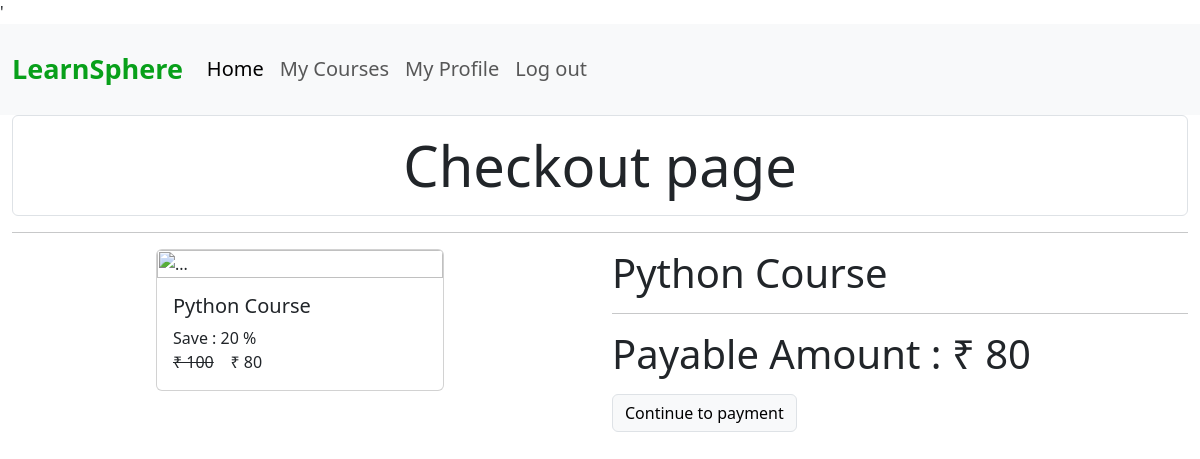
/checkout/python_advanced (signed in), run on the app's committed database.
### courses/models/course.py (models this page shows, shortened)
class Course(models.Model):
    name=models.CharField(max_length=100,null=False)
    slug=models.CharField(max_length=50,null=False,unique=True)
    description=models.CharField(max_length=200,null=True)
    price=models.IntegerField(null=False)
    discount=models.IntegerField(null=False,default=0)
    active=models.BooleanField(default=False)
    thumblain=models.ImageField(upload_to="files/thumblain")
    date=models.DateTimeField(auto_now_add=True)
    resource=models.FileField(upload_to="files/resourses")
    length=models.IntegerField(null=False)

### courses/views/checkout.py (the view, shortened to what this page needs)
# urls.py: path('checkout/<str:slug>',checkout,name='checkout'),
def checkout(request,slug):
    course=Course.objects.get(slug=slug)
    user=None
    if not request.user.is_authenticated :
        return redirect("login")
    user=request.user
    action=request.GET.get('action')
    order=None
    payment=None
    error=None
    context={
        'course':course,
        'order':order,
        'payment':payment,
        'user':user,
        'error':error,
    }
    return render(request,template_name='courses/checkout.html',context=context)

### courses/templatetags/course_custom_tags.py (called while the page is built)
@register.simple_tag
def call_sellprice(price,discount):
    if discount is None or discount == 0:
        return price
    sellprice=price
    sellprice=price-(price*discount*0.01)
    return math.floor(sellprice)

@register.filter
def rupee(price):
    return f'₹ {price}'

### courses/templates/courses/checkout.html (shortened to what this page needs)
{% extends './base.html' %}
{%load course_custom_tags %}
{%load static%}
{%block content%}
<div class="container-fluid">
<h1 class="display-4 alert border text-center" style="padding-bottom: 2vh;">Checkout page</h1>
<hr>
<div class="row">
<div class="col ml-auto ">
    <div class="card mx-auto" style="width: 18rem;">
        <img src="https://th.bing.com/th/id/OIP.p6dRNuz6Wr5l4ZnKcX2l2QHaFj?rs=1&pid=ImgDetMain" class="card-img-top" alt="...">
        <div class="card-body">
          <h5 class="card-title">{{course.name}}</h5>
          <p class="card-text">
            Save : {{course.discount}} %
            <br>
            <del class="price"> {{course.price|rupee}}</del>
            <span class="price">{% call_sellprice course.price course.discount as value %}{{value|rupee}}</span>
            </p>
        </div>
      </div>
</div>
<div class="col" style="position: relative; justify-content: center;">
<div>
    <p class="display-5" style="font-size:40px ;">{{course.name}}</p>
    <hr>
    <p class="display-5" style="font-size:40px ;">Payable Amount : <b>{% call_sellprice course.price course.discount as value %}{{value|rupee}}</b></p>
    <a class="btn btn-light border" href="?action=create_payment">Continue to payment</a>
</div>
</div>
</div>
</div>
{%endblock%}

### data on the page
Course: name "Python Course", discount "20", price "₹ 100"

### other printed values
{{ value|rupee }} "₹ 80"
